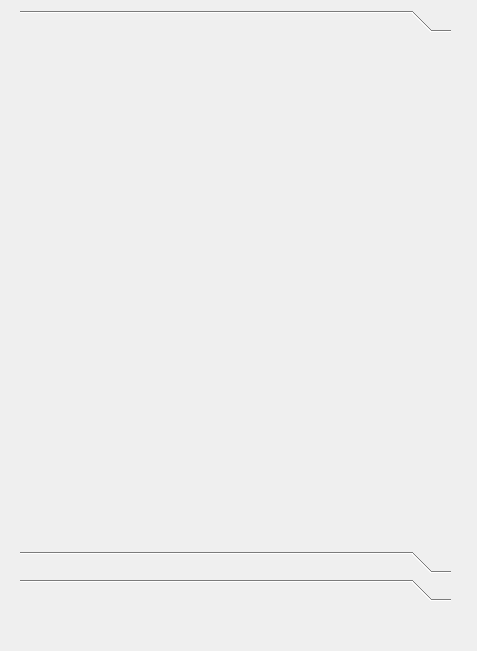
<?xml version="1.0" encoding="UTF-8"?>
<ui version="4.0">
 <class>Dialog</class>
 <widget class="QDialog" name="Dialog">
  <property name="windowModality">
   <enum>Qt::WindowModal</enum>
  </property>
  <property name="geometry">
   <rect>
    <x>0</x>
    <y>0</y>
    <width>477</width>
    <height>651</height>
   </rect>
  </property>
  <property name="contextMenuPolicy">
   <enum>Qt::ActionsContextMenu</enum>
  </property>
  <property name="windowTitle">
   <string>Dialog</string>
  </property>
  <widget class="QToolBox" name="toolBox">
   <property name="geometry">
    <rect>
     <x>20</x>
     <y>10</y>
     <width>431</width>
     <height>591</height>
    </rect>
   </property>
   <widget class="QWidget" name="toolBoxPage1" native="true">
    <attribute name="label">
     <string/>
    </attribute>
   </widget>
   <widget class="QWidget" name="toolBoxPage2" native="true">
    <attribute name="label">
     <string/>
    </attribute>
   </widget>
   <widget class="QWidget" name="toolBoxPage3" native="true">
    <attribute name="label">
     <string/>
    </attribute>
   </widget>
  </widget>
 </widget>
 <resources/>
 <connections/>
</ui>
